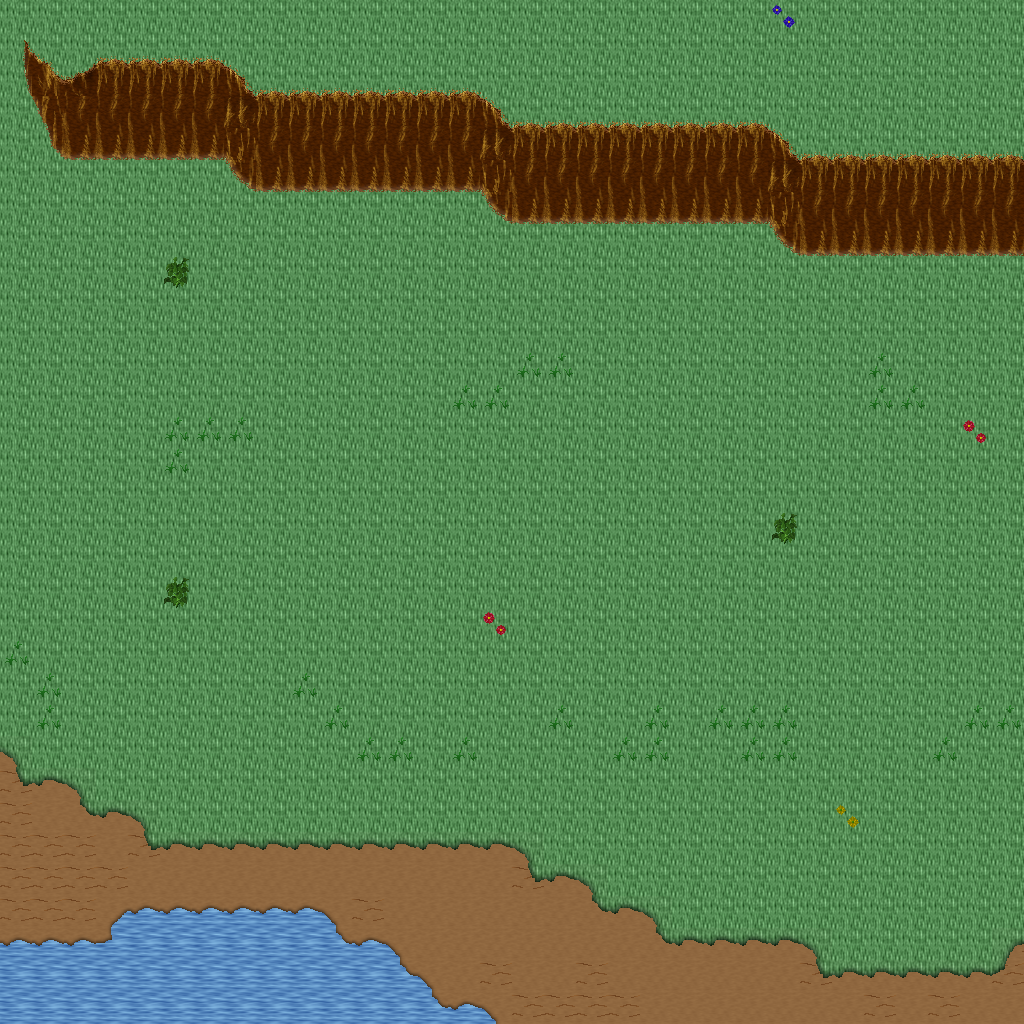

This is a level from a 2D game, rendered from its Tiled map with the project's own tilesets. A one-line summary and the map file follow, with tile-layer data summarised:
An orthogonal 32x32 tile map with 32x32 px tiles, 5 tile layers (Ground, Objects, Objects2, Above, ...), 1 hidden layer not drawn, 19 tilesets.

<map version="1.10" tiledversion="1.11.0" orientation="orthogonal" renderorder="right-down" width="32" height="32" tilewidth="32" tileheight="32" infinite="0" nextlayerid="11" nextobjectid="1">
 <tileset firstgid="1" name="ground_ground" tilewidth="32" tileheight="32" tilecount="33" columns="3">
  <image source="../drawable/ground_ground.png" width="96" height="352" />
 </tileset>
 <tileset firstgid="34" name="ground_water_pool" tilewidth="32" tileheight="32" tilecount="72" columns="3">
  <image source="../drawable/ground_water_pool.png" width="96" height="768" />
 </tileset>
 <tileset firstgid="106" name="ground_ridge_earth_dark" tilewidth="32" tileheight="32" tilecount="96" columns="12">
  <image source="../drawable/ground_ridge_earth_dark.png" width="384" height="256" />
 </tileset>
 <tileset firstgid="202" name="ground_grass_edges" tilewidth="32" tileheight="32" tilecount="36" columns="12">
  <image source="../drawable/ground_grass_edges.png" width="384" height="96" />
 </tileset>
 <tileset firstgid="238" name="ground_earth_edges" tilewidth="32" tileheight="32" tilecount="18" columns="6">
  <image source="../drawable/ground_earth_edges.png" width="192" height="96" />
 </tileset>
 <tileset firstgid="256" name="ground_grass_corners" tilewidth="32" tileheight="32" tilecount="24" columns="6">
  <image source="../drawable/ground_grass_corners.png" width="192" height="128" />
 </tileset>
 <tileset firstgid="280" name="plant_grasses" tilewidth="32" tileheight="32" tilecount="6" columns="3">
  <image source="../drawable/plant_grasses.png" width="96" height="64" />
 </tileset>
 <tileset firstgid="286" name="plant_flower_daisy_blue" tilewidth="32" tileheight="32" tilecount="8" columns="2">
  <image source="../drawable/plant_flower_daisy_blue.png" width="64" height="128" />
 </tileset>
 <tileset firstgid="294" name="plant_flower_daisy_yellow" tilewidth="32" tileheight="32" tilecount="8" columns="2">
  <image source="../drawable/plant_flower_daisy_yellow.png" width="64" height="128" />
 </tileset>
 <tileset firstgid="302" name="plant_bush_bushes" tilewidth="32" tileheight="32" tilecount="10" columns="5">
  <image source="../drawable/plant_bush_bushes.png" width="160" height="64" />
 </tileset>
 <tileset firstgid="312" name="plant_flower_daisy_red" tilewidth="32" tileheight="32" tilecount="8" columns="2">
  <image source="../drawable/plant_flower_daisy_red.png" width="64" height="128" />
 </tileset>
 <tileset firstgid="320" name="plant_flower_daisy_white" tilewidth="32" tileheight="32" tilecount="8" columns="2">
  <image source="../drawable/plant_flower_daisy_white.png" width="64" height="128" />
 </tileset>
 <tileset firstgid="328" name="item_statue_bird" tilewidth="32" tileheight="32" tilecount="8" columns="2">
  <image source="../drawable/item_statue_bird.png" width="64" height="128" />
 </tileset>
 <tileset firstgid="336" name="logic_collision" tilewidth="32" tileheight="32" tilecount="1" columns="1">
  <image source="../drawable/logic_collision.png" width="32" height="32" />
 </tileset>
 <tileset firstgid="337" name="ground_green_paving" tilewidth="32" tileheight="32" tilecount="18" columns="3">
  <image source="../drawable/ground_green_paving.png" width="96" height="192" />
 </tileset>
 <tileset firstgid="355" name="logic_protection" tilewidth="32" tileheight="32" tilecount="2" columns="2">
  <image source="../drawable/logic_protection.png" width="64" height="32" />
 </tileset>
 <tileset firstgid="357" name="building_castle" tilewidth="32" tileheight="32" tilecount="320" columns="20">
  <image source="../drawable/building_castle.png" width="640" height="512" />
 </tileset>
 <tileset firstgid="677" name="logic_creature_reptile" tilewidth="32" tileheight="32" tilecount="7" columns="7">
  <image source="../drawable/logic_creature_reptile.png" width="224" height="32" />
 </tileset>
 <tileset firstgid="684" name="logic_creature_rodent" tilewidth="32" tileheight="32" tilecount="8" columns="8">
  <image source="../drawable/logic_creature_rodent.png" width="256" height="32" />
 </tileset>
 <layer id="1" name="Ground" width="32" height="32">
  <data>[1024 cells, 1024 non-empty, 3 distinct tile ids]</data>
 </layer>
 <layer id="2" name="Objects" width="32" height="32">
  <data>[1024 cells, 209 non-empty, 29 distinct tile ids]</data>
 </layer>
 <layer id="3" name="Objects2" width="32" height="32">
  <data>[1024 cells, 38 non-empty, 5 distinct tile ids]</data>
 </layer>
 <layer id="4" name="Above" width="32" height="32">
  <data>[1024 cells, 0 non-empty, 0 distinct tile ids]</data>
 </layer>
 <layer id="5" name="Above2" width="32" height="32">
  <data>[1024 cells, 0 non-empty, 0 distinct tile ids]</data>
 </layer>
 <layer id="6" name="Walkable" width="32" height="32" visible="0">
  <data>[1024 cells, 100 non-empty, 1 distinct tile ids]</data>
 </layer>
 <objectgroup id="7" name="Mapevents" />
 <objectgroup id="8" name="Spawn" />
 <objectgroup id="9" name="Keys" />
 <objectgroup id="10" name="Replace" />
</map>
